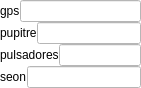
   <widget class="QWidget" name="widget_comunicaciones" native="true">
    <property name="geometry">
     <rect>
      <x>670</x>
      <y>240</y>
      <width>141</width>
      <height>88</height>
     </rect>
    </property>
    <property name="styleSheet">
     <string notr="true">background-color: rgb(255, 255, 255);</string>
    </property>
    <layout class="QVBoxLayout" name="layout_comunicaciones">
     <property name="spacing">
      <number>0</number>
     </property>
     <property name="leftMargin">
      <number>0</number>
     </property>
     <property name="topMargin">
      <number>0</number>
     </property>
     <property name="rightMargin">
      <number>0</number>
     </property>
     <property name="bottomMargin">
      <number>0</number>
     </property>
     <item>
      <layout class="QHBoxLayout" name="layout_gps">
       <property name="spacing">
        <number>0</number>
       </property>
       <property name="topMargin">
        <number>0</number>
       </property>
       <property name="rightMargin">
        <number>0</number>
       </property>
       <item>
        <widget class="QLabel" name="lbl_gps">
         <property name="text">
          <string>gps</string>
         </property>
        </widget>
       </item>
       <item>
        <widget class="QLineEdit" name="lineedit_gps"/>
       </item>
      </layout>
     </item>
     <item>
      <layout class="QHBoxLayout" name="layout_pupitre">
       <property name="spacing">
        <number>0</number>
       </property>
       <property name="bottomMargin">
        <number>0</number>
       </property>
       <item>
        <widget class="QLabel" name="lbl_pupitre">
         <property name="text">
          <string>pupitre</string>
         </property>
        </widget>
       </item>
       <item>
        <widget class="QLineEdit" name="lineedit_pupitre"/>
       </item>
      </layout>
     </item>
     <item>
      <layout class="QHBoxLayout" name="layout_pulsadores">
       <property name="spacing">
        <number>0</number>
       </property>
       <property name="bottomMargin">
        <number>0</number>
       </property>
       <item>
        <widget class="QLabel" name="lbl_pulsadores">
         <property name="text">
          <string>pulsadores</string>
         </property>
        </widget>
       </item>
       <item>
        <widget class="QLineEdit" name="lineedit_pulsadores"/>
       </item>
      </layout>
     </item>
     <item>
      <layout class="QHBoxLayout" name="layout_seon">
       <property name="spacing">
        <number>0</number>
       </property>
       <property name="bottomMargin">
        <number>0</number>
       </property>
       <item>
        <widget class="QLabel" name="lbl_seon">
         <property name="text">
          <string>seon</string>
         </property>
        </widget>
       </item>
       <item>
        <widget class="QLineEdit" name="lineedit_seon"/>
       </item>
      </layout>
     </item>
    </layout>
   </widget>
